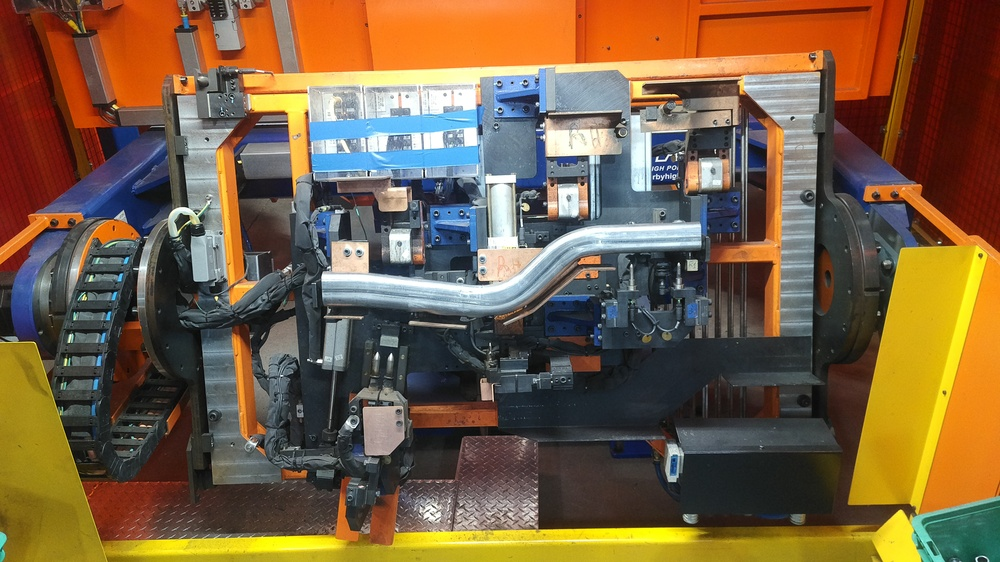
#> input picture AutoMask/mask_pics/STANDARD4.jpg, 1000 x 562 px, shrunk from 3840 x 2160 before the run, found by its file name
$ python equalization.py
#> lines starting #> are read from the running program, lines starting #| are printed output that depends on the picture; after the words box and inside, x2 and y2 are one past the last pixel; in counts of white or black regions, pixels touching at a corner belong together
### AutoMask/functions.py
import cv2 as cv
import numpy as np

def denoiseWhite(img):
    for i in range(3):
        img = cv.GaussianBlur(img, (3,3), 15, 15)
        img = cv.add(img, img)
        img = cv.fastNlMeansDenoising(img, None, 30, 7, 15)

    img[img != 255] = 0

    return img

def floodFill(img):
    __, imgThresh = cv.threshold(img,50,255,cv.THRESH_BINARY)
    fillMask = imgThresh.copy()
    height, width = imgThresh.shape[:2]
    mask = np.zeros((height+2,width+2),np.uint8)
    cv.floodFill(fillMask, mask,(0,0),(255,255,255))
    fillMask = cv.bitwise_not(fillMask)

    return cv.add(img, fillMask)

# final = feed+fillMask

def fillHoles(img):
    kernel = np.ones((1,5), np.uint8)  # note this is a horizontal kernel
    img = cv.dilate(img, kernel, iterations=5)
    kernel = np.ones((5,1), np.uint8)  # note this is a horizontal kernel
    img = cv.dilate(img, kernel, iterations=5)


    img = floodFill(img)


    kernel = np.ones((1,5), np.uint8)
    img = cv.erode(img, kernel, iterations=5)
    kernel = np.ones((5,1), np.uint8)
    img = cv.erode(img, kernel, iterations=5)

    return img

# [24 lines left out: functions isolate, smoothen, not called in this run]

### TESTS/AutoMask/equalization.py
from __future__ import print_function
import cv2 as cv
import argparse
import numpy as np
from functions import floodFill, denoiseWhite, fillHoles

std = cv.imread("AutoMask\mask_pics\\STANDARD4.jpg")
#> std is the input picture: shape (562, 1000, 3); mean B, G, R 67.2, 95.7, 120.2
na = cv.imread("AutoMask\mask_pics\\NONE4.jpg")
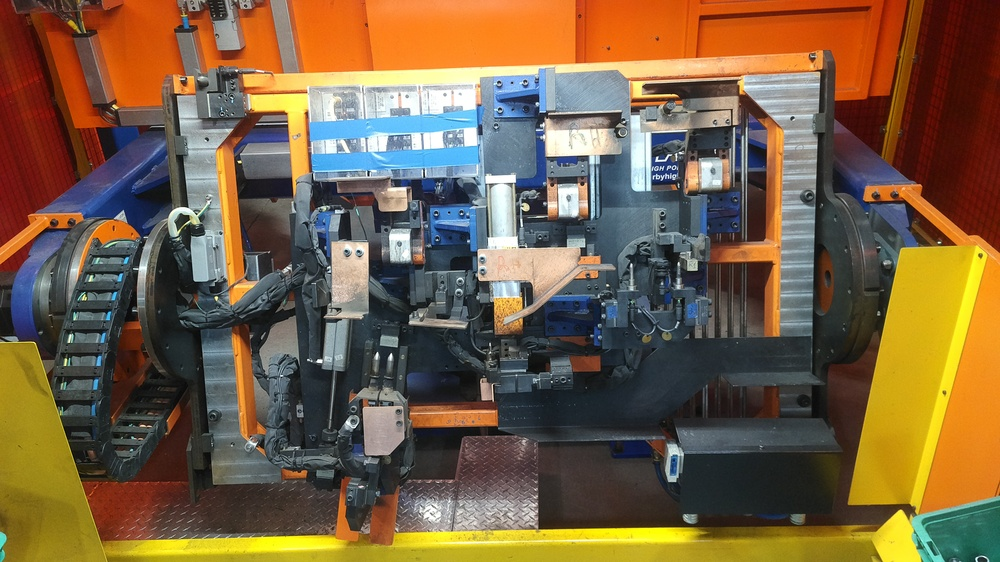
#> input picture AutoMask/mask_pics/NONE4.jpg, 1000 x 562 px, shrunk from 3840 x 2160 before the run, found by its file name
#> na is the input picture: shape (562, 1000, 3); mean B, G, R 67.9, 96.2, 119.5

# [11 lines of commented-out code are left out]

result1 = cv.subtract(std, na)
binary = cv.cvtColor(result1, cv.COLOR_BGR2GRAY)
binary[binary!=0]=255
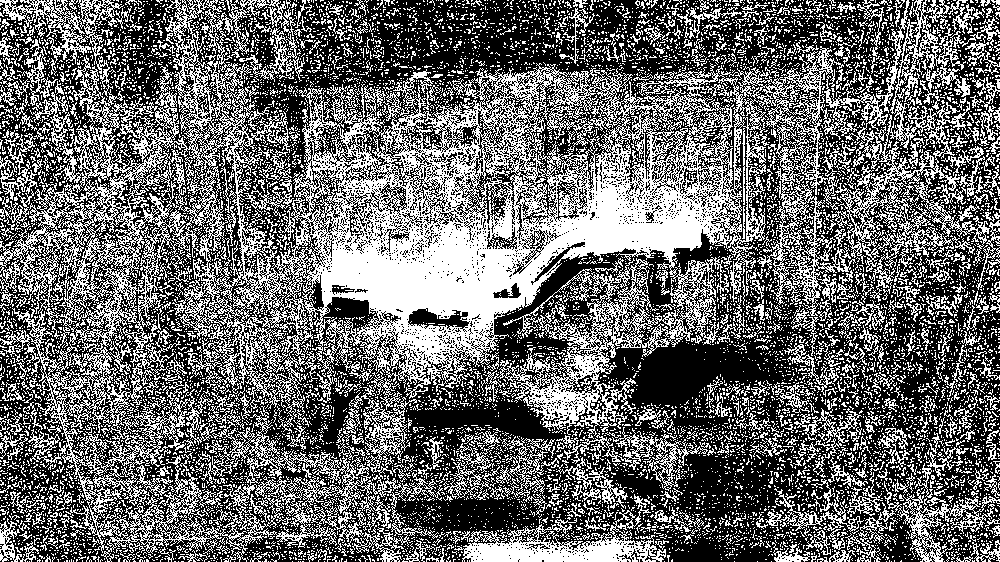
#> binary: shape (562, 1000); 41.6% white in thin lines or dots

kernel = np.ones((10,10), np.uint8)
binary = cv.dilate(binary, kernel, iterations=1)
#> binary: shape (562, 1000); 99.1% white; 39 black regions (22 under 20 px), largest, box (x1, y1, x2, y2) and area: (637, 348, 759, 402) 3001, (421, 414, 491, 424) 510, (495, 412, 545, 435) 433
binary = cv.erode(binary, kernel, iterations=2) #correction
#> binary: shape (562, 1000); 95.1% white; 20 black regions, largest, box (x1, y1, x2, y2) and area: (611, 340, 769, 412) 8178, (413, 399, 555, 445) 4314, (685, 451, 729, 501) 1852

oppBinary = cv.bitwise_not(binary)
result2 = cv.bitwise_and(std,std,mask = oppBinary)
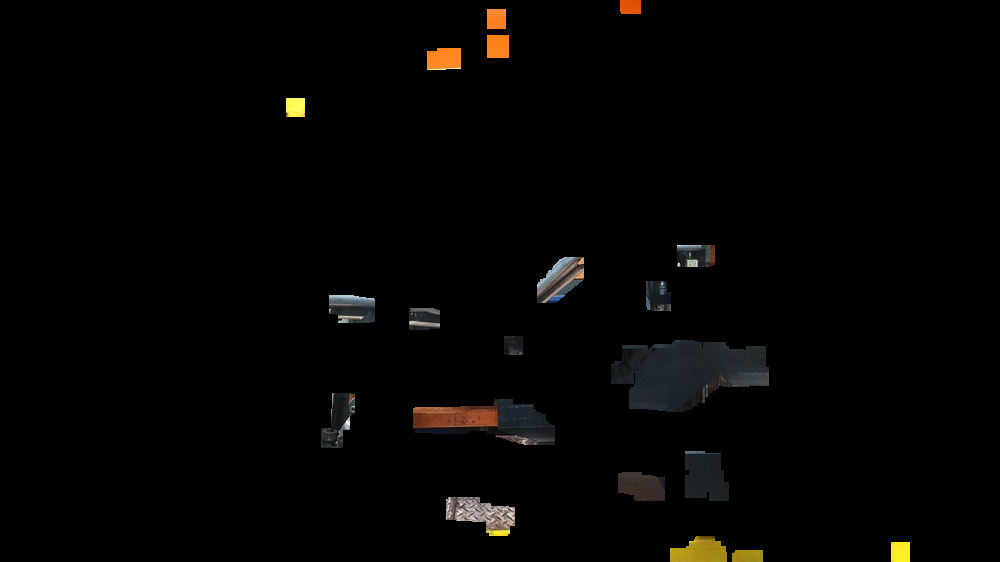
#> result2: shape (562, 1000, 3); mean B, G, R 2.7, 3.6, 4.2
result = cv.add(result1,result2)


# cv.imshow("G", cv.resize(s, (0,0), fx = 0.2, fy = 0.2))
# cv.imshow("R", cv.resize(v, (0,0), fx = 0.2, fy = 0.2))


feed = result

#---------------------------------------------------------------#

denoise = cv.cvtColor(feed, cv.COLOR_BGR2GRAY)
kernel = np.ones((3,3),np.uint8)
denoise = cv.adaptiveThreshold(denoise,255,cv.ADAPTIVE_THRESH_MEAN_C, cv.THRESH_BINARY_INV, 51, 10)
#> denoise: shape (562, 1000); 10.2% white; 142 white regions (124 under 20 px), largest, box (x1, y1, x2, y2) and area: (304, 200, 782, 424) 25893, (409, 0, 529, 91) 6425, (401, 386, 560, 463) 5347

denoise = denoiseWhite(denoise)
#> in denoiseWhite, `img[img != 255] = 0`:
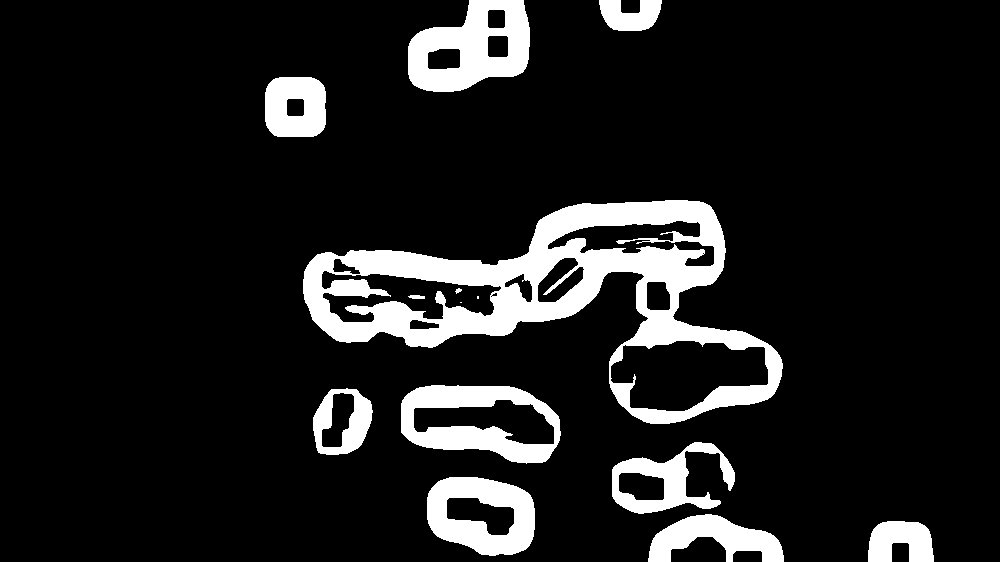
#> img: shape (562, 1000); 11.8% white; 14 white regions (2 under 20 px), largest, box (x1, y1, x2, y2) and area: (303, 200, 783, 424) 31947, (408, 0, 530, 92) 6998, (401, 385, 561, 464) 6251
# denoise = cv.dilate(denoise, kernel, iterations=1)
# denoise = floodFill(denoise)
denoise = cv.erode(denoise, kernel, iterations=2)
#> denoise: shape (562, 1000); 8.7% white; 18 white regions (1 under 20 px), largest, box (x1, y1, x2, y2) and area: (305, 202, 764, 348) 20499, (410, 0, 528, 90) 5700, (403, 387, 559, 461) 4494
denoise = fillHoles(denoise)
#> in fillHoles, `img = cv.dilate(img, kernel, iterations=5)`: img: shape (562, 1000); 14.4% white; 16 white regions, largest, box (x1, y1, x2, y2) and area: (295, 202, 774, 348) 32082, (400, 0, 538, 90) 8918, (393, 387, 569, 461) 6989
#> in fillHoles, `img = cv.dilate(img, kernel, iterations=5)`: img: shape (562, 1000); 22.4% white; 9 white regions, largest, box (x1, y1, x2, y2) and area: (295, 192, 791, 432) 58924, (604, 434, 792, 562) 15077, (393, 377, 569, 471) 13079
#> in floodFill, `cv.floodFill(fillMask, mask,(0,0),(255,255,255))`:
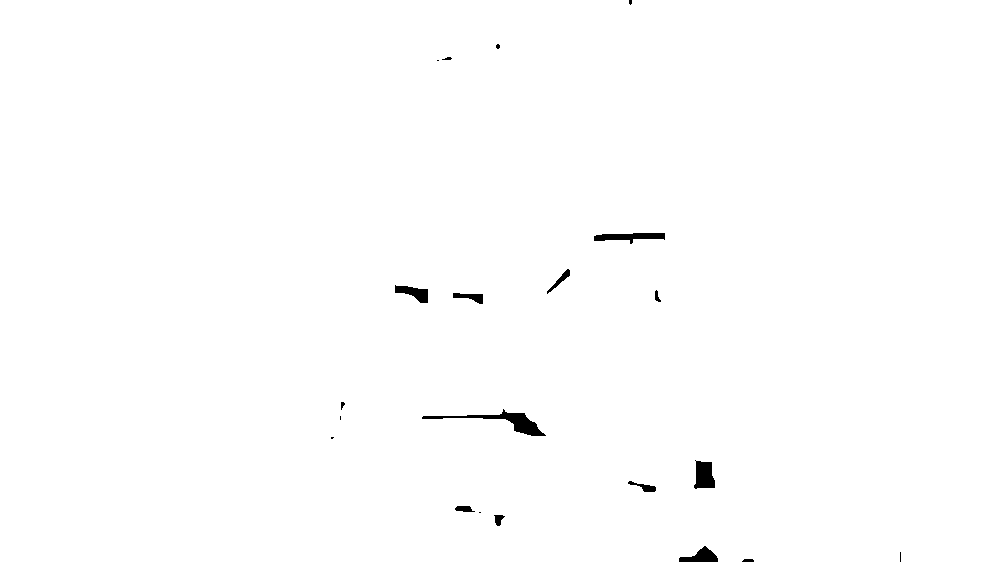
#> fillMask: shape (562, 1000); 99.4% white; 21 black regions (7 under 20 px), largest, box (x1, y1, x2, y2) and area: (422, 409, 546, 436) 773, (694, 460, 715, 489) 461, (594, 233, 665, 244) 439
#> in floodFill, `return cv.add(img, fillMask)`:
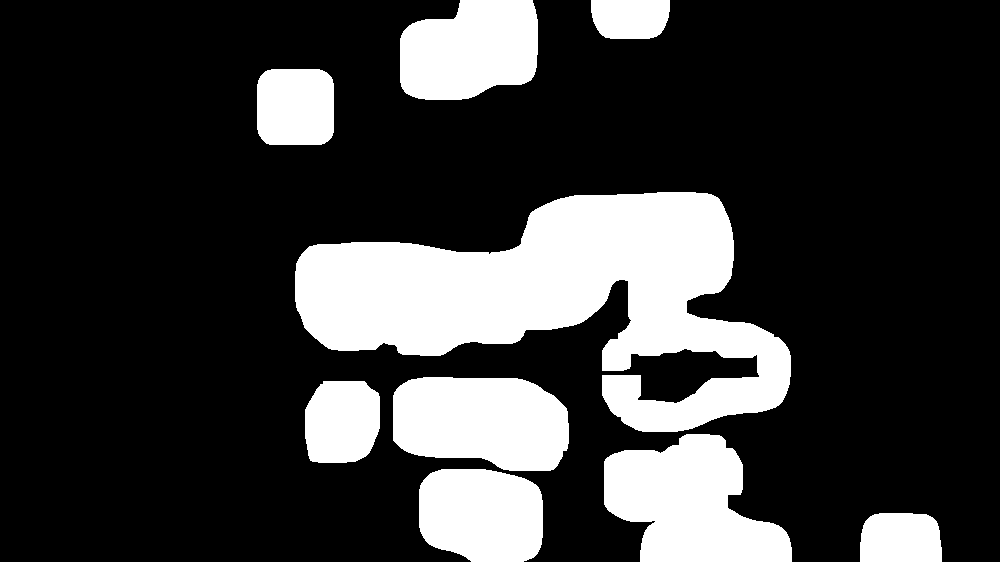
#> returned value: shape (562, 1000); 23% white; 9 white regions, largest, box (x1, y1, x2, y2) and area: (295, 192, 791, 432) 60035, (604, 434, 792, 562) 16033, (393, 377, 569, 471) 13852
#> in fillHoles, `img = cv.erode(img, kernel, iterations=5)`: img: shape (562, 1000); 19.2% white; 9 white regions, largest, box (x1, y1, x2, y2) and area: (305, 192, 781, 432) 52155, (614, 434, 782, 562) 13393, (403, 377, 559, 471) 11972
#> in fillHoles, `img = cv.erode(img, kernel, iterations=5)`: img: shape (562, 1000); 14.4% white; 12 white regions, largest, box (x1, y1, x2, y2) and area: (305, 202, 764, 348) 35908, (614, 444, 782, 562) 10753, (403, 387, 559, 461) 8852
# denoise = cv.dilate(denoise, kernel, iterations=1)
# denoise = cv.erode(denoise, kernel, iterations=1)


cv.imshow("B", cv.resize(denoise, (0,0), fx = 0.2, fy = 0.2))
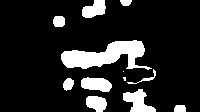
#> window 'B': shape (112, 200); 14.3% white; 12 white regions (2 under 20 px), largest, box (x1, y1, x2, y2) and area: (61, 40, 152, 70) 1437, (123, 89, 156, 112) 417, (81, 77, 112, 92) 349

cv.waitKey()
